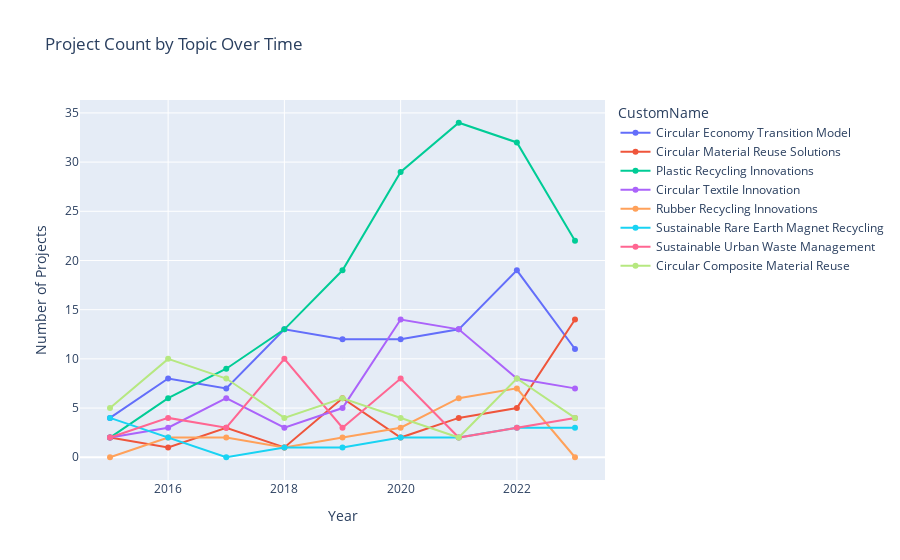

Notebook code cell kept with this figure:
### Markdown cell above
#### **PROJECT COUNT OVER TIME** <a class="anchor" id="project_count"></a>

### Code cell
# Convert 'start_date' to datetime format
df_projects['start_date'] = pd.to_datetime(df_projects['start_date'])

# Filter data
filtered_data = df_projects[(df_projects['start_date'].dt.year >= START_YEAR) &
                            (df_projects['start_date'].dt.year <= END_YEAR) &
                            (df_projects['Topic'].isin(TOPICS))]

# Group data by year and topic
grouped_data = filtered_data.groupby([filtered_data['start_date'].dt.year, 'Topic'])['project_id'].count().unstack(fill_value=0)

# Ensure all years are included in the index
all_years = pd.Index(range(START_YEAR, END_YEAR + 1), name='Year')
grouped_data = grouped_data.reindex(all_years, fill_value=0)

# Create the line plot
line_fig = go.Figure()

# Get cluster representations for topic labels
topic_data = filtered_data.drop_duplicates(subset=['Topic'])

for topic in SELECTED_TOPIC_IDS:
    if topic in grouped_data.columns:
        representation = topic_data.loc[topic_data['Topic'] == topic, 'CustomName'].iloc[0]
        if isinstance(representation, list):
            representation = ', '.join(representation)
        
        # Adding trace to line plot
        line_fig.add_trace(go.Scatter(
            x=grouped_data.index,
            y=grouped_data[topic],
            name=representation,
            mode='lines+markers'
        ))

# Update layout for the line plot
line_fig.update_layout(
    title='Project Count by Topic Over Time',
    xaxis_title='Year',
    yaxis_title='Number of Projects',
    legend_title='CustomName'
)

# Show the line plot
line_fig.show()

### Figure 1 — Plotly figure (JSON) as saved in the notebook; plotly's stock layout.template omitted (floating-point values rounded to 4 significant figures)
{"data": [{"mode": "lines+markers", "name": "Circular Economy Transition Model", "type": "scatter", "x": [2015, 2016, 2017, 2018, 2019, 2020, 2021, 2022, 2023], "y": [4, 8, 7, 13, 12, 12, 13, 19, 11]}, {"mode": "lines+markers", "name": "Circular Material Reuse Solutions", "type": "scatter", "x": [2015, 2016, 2017, 2018, 2019, 2020, 2021, 2022, 2023], "y": [2, 1, 3, 1, 6, 2, 4, 5, 14]}, {"mode": "lines+markers", "name": "Plastic Recycling Innovations", "type": "scatter", "x": [2015, 2016, 2017, 2018, 2019, 2020, 2021, 2022, 2023], "y": [2, 6, 9, 13, 19, 29, 34, 32, 22]}, {"mode": "lines+markers", "name": "Circular Textile Innovation", "type": "scatter", "x": [2015, 2016, 2017, 2018, 2019, 2020, 2021, 2022, 2023], "y": [2, 3, 6, 3, 5, 14, 13, 8, 7]}, {"mode": "lines+markers", "name": "Rubber Recycling Innovations", "type": "scatter", "x": [2015, 2016, 2017, 2018, 2019, 2020, 2021, 2022, 2023], "y": [0, 2, 2, 1, 2, 3, 6, 7, 0]}, {"mode": "lines+markers", "name": "Sustainable Rare Earth Magnet Recycling", "type": "scatter", "x": [2015, 2016, 2017, 2018, 2019, 2020, 2021, 2022, 2023], "y": [4, 2, 0, 1, 1, 2, 2, 3, 3]}, {"mode": "lines+markers", "name": "Sustainable Urban Waste Management", "type": "scatter", "x": [2015, 2016, 2017, 2018, 2019, 2020, 2021, 2022, 2023], "y": [2, 4, 3, 10, 3, 8, 2, 3, 4]}, {"mode": "lines+markers", "name": "Circular Composite Material Reuse", "type": "scatter", "x": [2015, 2016, 2017, 2018, 2019, 2020, 2021, 2022, 2023], "y": [5, 10, 8, 4, 6, 4, 2, 8, 4]}], "layout": {"legend": {"title": {"text": "CustomName"}}, "title": {"text": "Project Count by Topic Over Time"}, "xaxis": {"title": {"text": "Year"}}, "yaxis": {"title": {"text": "Number of Projects"}}}}
